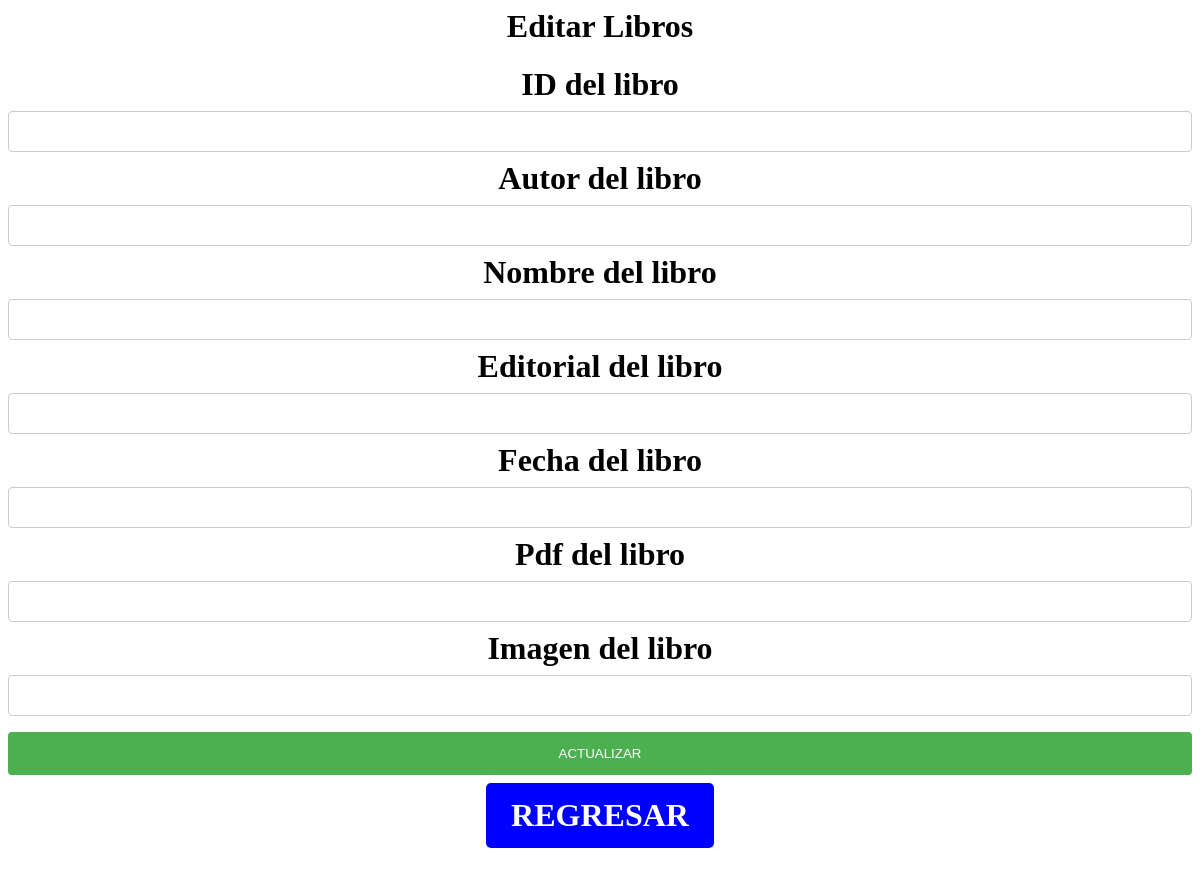
Page /CRUD/crud_libros/editar.php?id=2 on the earlier database version.
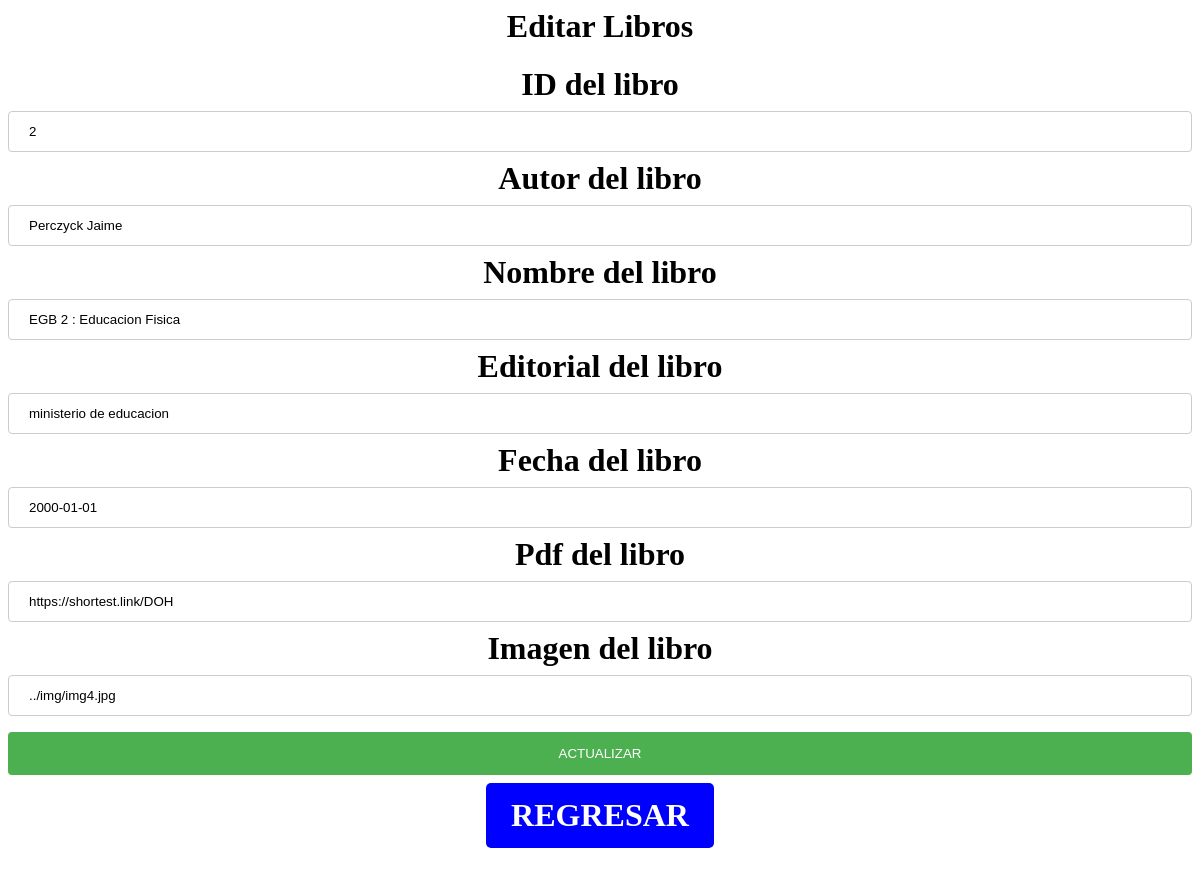
Same page on the later database version.
### tables this page shows
CREATE TABLE `libro` (
  `idLibro` int(11) NOT NULL,
  `autorLibro` text NOT NULL,
  `nombreLibro` varchar(200) NOT NULL,
  `editorialLibro` varchar(30) NOT NULL,
  `fechaLibro` date NOT NULL,
  `pdfLibro` varchar(500) NOT NULL,
  `imagenLibro` varchar(100) NOT NULL
);

### CRUD/crud_libros/editar.php (the view, shortened to what this page needs)
<?php
    include("conexion.php");
?>
<html>
<head>
    <link rel="stylesheet" type="text/css" href="estilos.css">
</head>
<body>
    <?php
        if(isset($_POST['Enviar'])){
        }else{
            $id=$_GET['id'];
            $sql="select * from libro where idLibro=".$id;
            $resultado=mysqli_query($conexion, $sql);
            $fila= mysqli_fetch_assoc($resultado);
            $idLibro=$fila["idLibro"];
            $autorLibro=$fila["autorLibro"];
            $nombreLibro=$fila["nombreLibro"];
            $editorialLibro=$fila["editorialLibro"];
            $fechaLibro=$fila["fechaLibro"];
            $pdfLibro=$fila["pdfLibro"];
            $imagenLibro=$fila["imagenLibro"];
    ?>
    <h1>Editar Libros<h1>
    <form action="<?=$_SERVER['PHP_SELF']?>" method="post">
        <label>ID del libro</label>
        <input type="text" name="ID del libro" value="<?php echo $idLibro; ?>"> <br>
		<label>Autor del libro</label>
        <input type="text" name="Autor del libro" value="<?php echo $autorLibro; ?>"> <br>
		<label>Nombre del libro</label>
        <input type="text" name="Nombre del libro" value="<?php echo $nombreLibro; ?>"> <br>
		<label>Editorial del libro</label>
        <input type="text" name="Editorial del libro" value="<?php echo $editorialLibro; ?>"> <br>
		<label>Fecha del libro</label>
        <input type="text" name="Fecha del libro" value="<?php echo $fechaLibro; ?>"> <br>
		<label>Pdf del libro</label>
        <input type="text" name="Pdf del libro" value="<?php echo $pdfLibro; ?>"> <br>
		<label>Imagen del libro</label>
        <input type="text" name="Imagen del libro" value="<?php echo $imagenLibro; ?>"> <br>
        <input type="submit" name="Enviar" value="ACTUALIZAR">
        <a href="index.php">REGRESAR</a>
    </form>
    <?php
        }
    ?>
</body>
</html>

### CRUD/crud_libros/estilos.css (style rules this page uses)
a:link, a:visited { background-color: blue; color: white; padding: 14px 25px; text-align: center; text-decoration: none; display: inline-block; border-radius: 5px; }
h1, h2, h3, h4 { text-align: center; }
input[type=text], select { width: 100%; padding: 12px 20px; margin: 8px 0; display: inline-block; border: 1px solid #ccc; border-radius: 4px; box-sizing: border-box; }
input[type=submit] { width: 100%; background-color: #4CAF50; color: white; padding: 14px 20px; margin: 8px 0; border: none; border-radius: 4px; cursor: pointer; }

Differences in the rows shown:
added libro: idLibro "2", autorLibro "Perczyck Jaime", nombreLibro "EGB 2 : Educacion Fisica", editorialLibro "ministerio de educacion", fechaLibro "2000-01-01", pdfLibro "https://shortest.link/DOH", imagenLibro "../img/img4.jpg"
